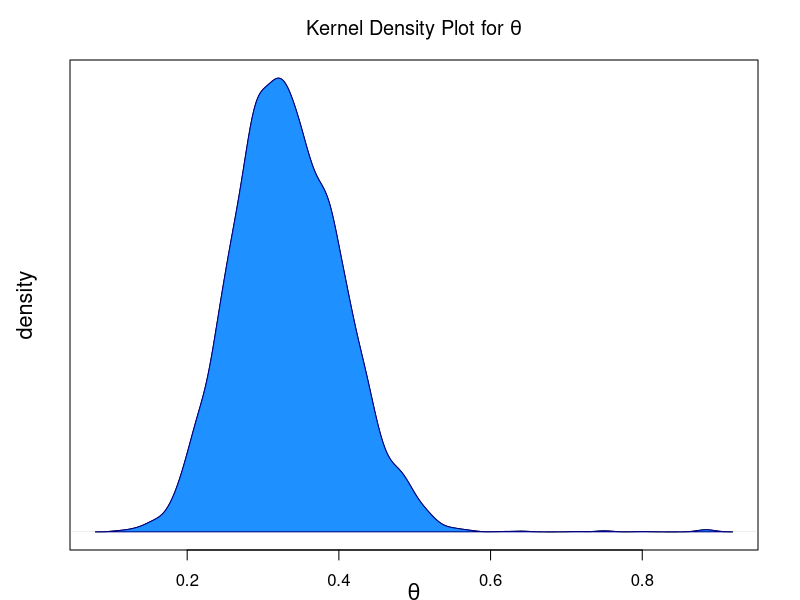
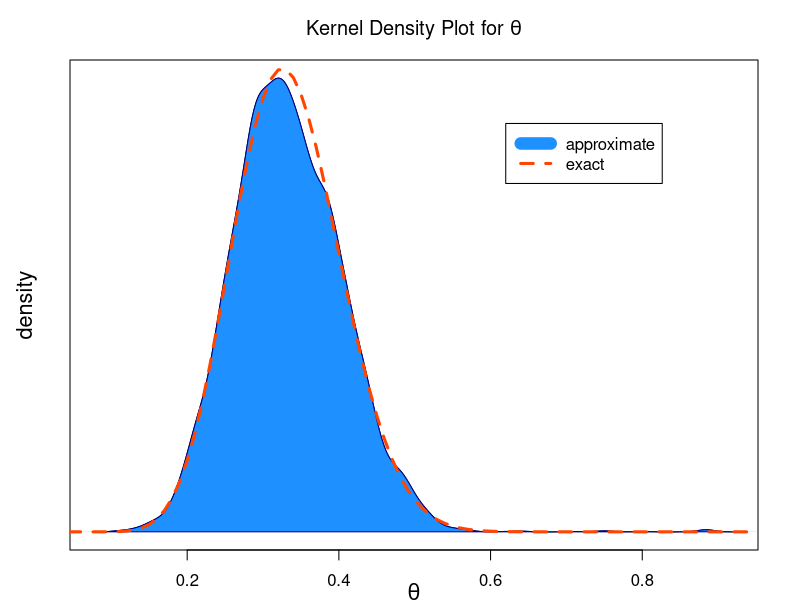
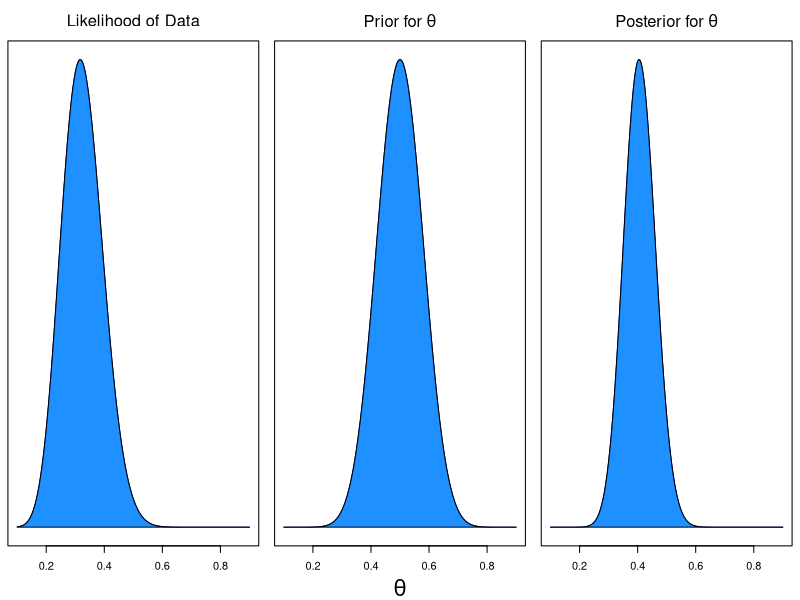
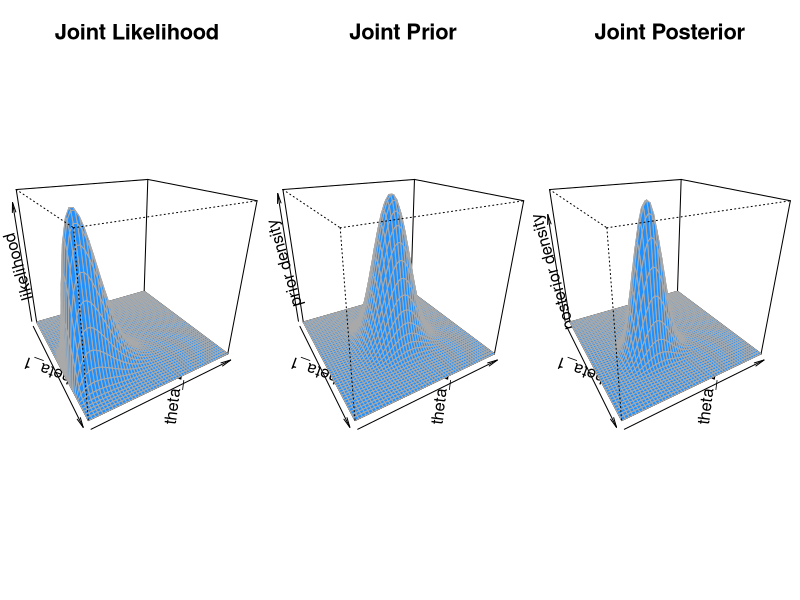
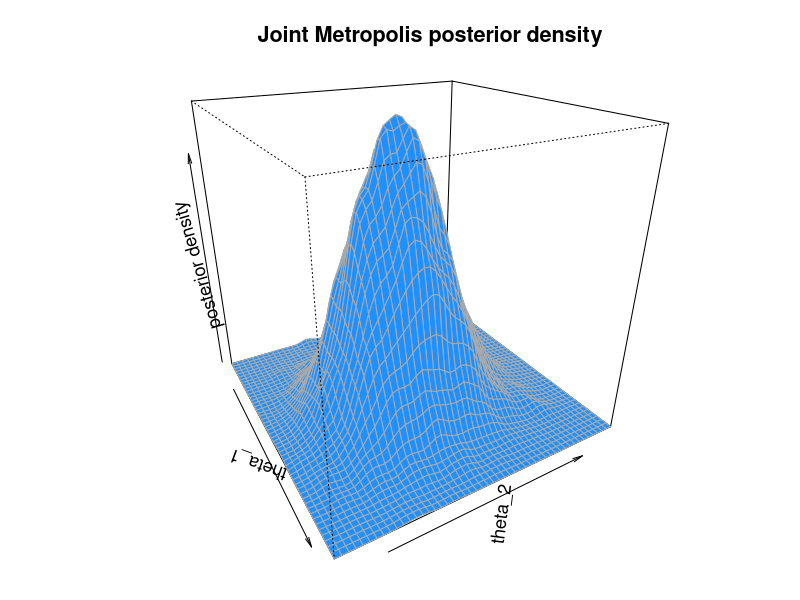
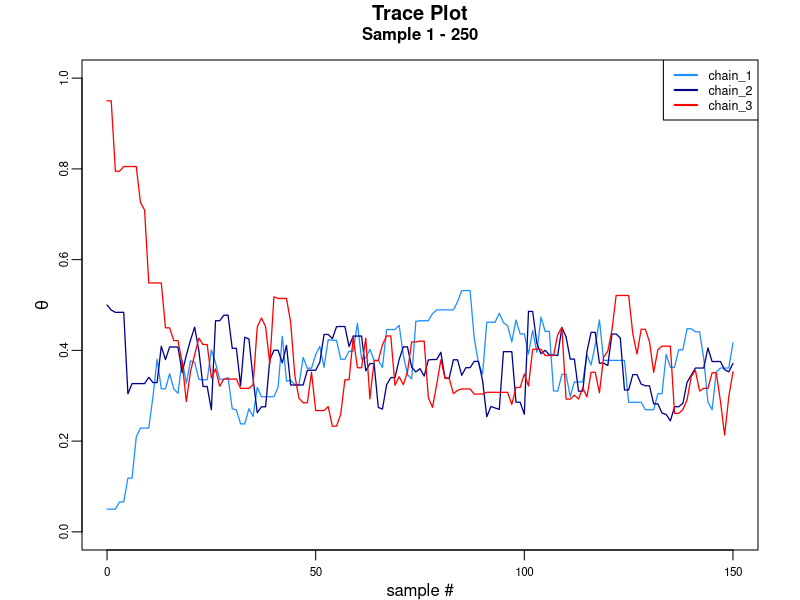
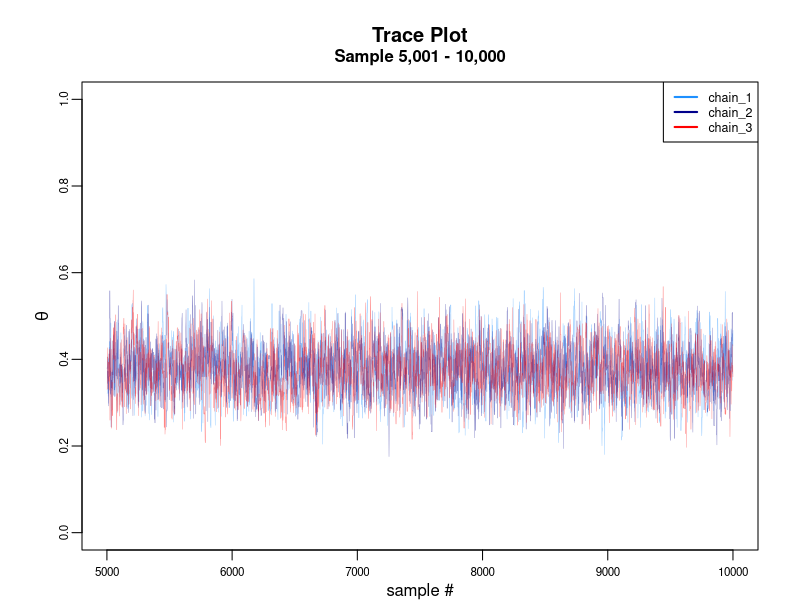
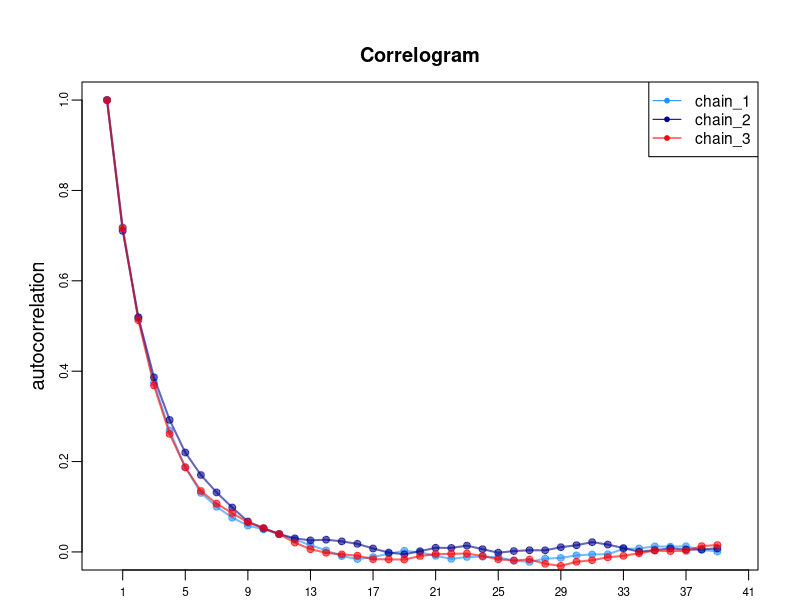

Recreate these plots in R, in order.
## ---- chunk 1
knitr::opts_chunk$set(echo = TRUE, fig.width=6.5, fig.height=5, fig.align='center', fig.pos = 'H', out.extra = '')
library(MASS)
library(knitr)
library(scales)
## ---- chunk 2
flips <- 41; heads <- 13
a <- 2; b <- 2
## ---- chunk 3
metropolis_algorithm <- function(samples, theta_seed, sd){
  
  theta_curr <- theta_seed
  posterior_thetas <- rep(NA, samples) # Create vector to store sampled parameters
  
  for (i in 1:samples){
    
    theta_prop <- rnorm(n = 1, mean = theta_curr, sd = sd) # Proposal distribution
    
    # If the proposed parameter is outside its range then set it equal to its current
    # value. Otherwise keep the proposed value
    theta_prop <- ifelse((theta_prop < 0 | theta_prop > 1), theta_curr, theta_prop)
    
    # Bayes' numerators
    posterior_prop <- dbeta(theta_prop, a, b) * dbinom(heads, flips, theta_prop)
    posterior_curr <- dbeta(theta_curr, a, b) * dbinom(heads, flips, theta_curr)
      
    # Calculate probability of accepting
    p_accept_theta_prop <- min(posterior_prop/posterior_curr, 1.0)
    
    rand_unif <- runif(n = 1)
    
    # Probabilistically accept proposed theta
    theta_select <- ifelse(p_accept_theta_prop > rand_unif, theta_prop, theta_curr)
    
    posterior_thetas[i] <- theta_select
    
    # Reset theta_curr for the next iteration of the loop
    theta_curr <- theta_select
  }
  return(posterior_thetas)
}
## ---- chunk 4
set.seed(555)
posterior_thetas <- metropolis_algorithm(samples = 10000, theta_seed = 0.9, sd = 0.05)
## ---- chunk 5
opar <- par()
par(mar=c(2.5,3.5,3,2.1), mgp = c(1.7, 1, 0))

d <- density(posterior_thetas)
plot( d
     ,main = expression(paste('Kernel Density Plot for ', theta))
     ,xlab = expression(theta)
     ,ylab = 'density'
     ,yaxt = 'n'
     ,cex.lab = 1.3
     )
polygon(d, col='dodgerblue1', border='dark blue')
## ---- chunk 6
thetas <- seq(from = 0.01, to = 1, by = 0.01)
exact_posterior <- dbeta(thetas, (a + heads), (b + flips - heads))

opar <- par()
par(mar=c(2.5,3.5,3,2.1), mgp = c(1.7, 1, 0))

d <- density(posterior_thetas)
plot( d
     ,main = expression(paste('Kernel Density Plot for ', theta))
     ,xlab = expression(theta)
     ,ylab = 'density'
     ,yaxt = 'n'
     ,cex.lab = 1.3
     )
polygon(d, col='dodgerblue1', border='dark blue')
lines(thetas, exact_posterior, col='orangered', lwd=3, lty = 'dashed')
legend(0.62, 5, c('approximate', 'exact'), lwd=c(12,3), lty = c('solid', 'dashed'), col=c('dodgerblue1', 'orangered'))
## ---- chunk 7
a <- 20; b <- 20 # Prior parameters

# Create a sequence of thetas ranging from 0.1 to 0.9 since this is where the density is
min <- 0.1; max <- 0.9
thetas <- seq(from = min, to = max, length.out = 1000)

# Pass the sequence of thetas to calculate the likelihood, prior, and  posterior
likelihood <- dbinom(heads, flips, thetas)
prior <- dbeta(thetas, a, b)
posterior <- dbeta(thetas, (a + heads), (b + flips - heads))
## ---- chunk 8
opar <- par()
cex <- 1.0 #size of points on plot
cex.main <- 1.5 #size of title
cex.lab <- 2.0 #size of labels
cex.axis <- 1.0 #size of axis values
pch <- 20 #point type
point_col <- 'dodgerblue1' #point color
line_col <- 'dark blue' #line color
type <- 'l' #type of plot. l = line, p = points, b = both
lty <- 'solid' #type of line
lwd <- 1 #line width for plotted lines
line = 1 #move up (positive) or down (negative) the title relative to the top of the plot
alph = 0.6 #transparency of points/lines. make sure `scales` library is loaded

par( mfrow=c(1,3) #rows x columns
    ,mgp=c(3,1,0) #location of labels, tick-mark labels, and tick marks relative to plot window
    ,las = 0 #orientation of tick mark labels. 0 = parallel, 1 = horizontal, 2 = perpendicular, 3 = vertical 
    ,mar=c(4,0.5,3,0.5)+0.1 #margins. goes bottom, left, top, right
    )

plot(thetas, likelihood, type = type, ylab='', xlab='', yaxt='n', col = line_col)
polygon(c(min, thetas, max), c(0, likelihood, 0), col = point_col) 
title(expression('Likelihood of Data'), cex.main = cex.main)

plot(thetas, prior, type = type, xlab=expression(theta), ylab='', cex.lab = cex.lab, yaxt='n', col = line_col)
polygon(c(min, thetas, max), c(0, prior, 0), col = point_col) 
title(expression(paste('Prior for ', theta)), cex.main = cex.main)

plot(thetas, posterior, type = type, ylab='', xlab='', yaxt='n', col = line_col)
polygon(c(min, thetas, max), c(0, posterior, 0), col = point_col) 
title(expression(paste('Posterior for ', theta)), cex.main = cex.main)
## ---- chunk 9
flips_1 <- 25; heads_1 <- 17
flips_2 <- 9; heads_2 <- 1
a <- 10; b <- 10

thetas <- seq(from = 0, to = 1.0, length.out = 50)

prior_1 <- dbeta(thetas, a, b)
prior_2 <- dbeta(thetas, a, b)

likelihood_1 <- dbinom(heads_1, flips_1, thetas)
likelihood_2 <- dbinom(heads_2, flips_2, thetas)

posterior_1 <- dbeta(thetas, (a + heads_1), (b + flips_1 - heads_1))
posterior_2 <- dbeta(thetas, (a + heads_2), (b + flips_2 - heads_2))

# Matrix of densities. Multiply (*) because of independence.
joint_prior <- outer(prior_1, prior_2, FUN='*' )
joint_likelihood <- outer(likelihood_1, likelihood_2, FUN='*')
joint_posterior <- outer(posterior_1, posterior_2, FUN = '*')
## ---- chunk 10
opar <- par()
cex <- 1.0 #size of points on plot
cex.main <- 2 #size of title
cex.lab <- 1.5 #size of labels
cex.axis <- 1.0 #size of axis values
pch <- 20 #point type
point_col <- 'dodgerblue1' #point color
line_col <- 'dark blue' #line color
border_col <- 'dark gray' #border color
type <- 'l' #type of plot. l = line, p = points, b = both
lty <- 'solid' #type of line
lwd <- 1 #line width for plotted lines
line = -3 #move up (positive) or down (negative) the title relative to the top of the plot
alph = 0.6 #transparency of points/lines. make sure `scales` library is loaded

par( mfrow=c(1,3) #rows x columns
     ,mgp=c(3,1,0) #location of labels, tick-mark labels, and tick marks relative to plot window
     ,las = 0 #orientation of tick mark labels. 0 = parallel, 1 = horizontal, 2 = perpendicular, 3 = vertical 
     ,mar=c(0,0.5,0,0) #margins. goes bottom, left, top, right
)

persp(thetas, thetas, joint_likelihood, theta=60, phi=25, col=point_col, box=T, xlab='theta_1'
      ,ylab = 'theta_2', zlab = 'likelihood', border=border_col, cex.lab = cex.lab)
title('Joint Likelihood', line = line, cex.main= cex.main)

persp(thetas, thetas, joint_prior, theta=60, phi=25, col=point_col, box=T, xlab='theta_1'
      ,ylab = 'theta_2', zlab = 'prior density', border=border_col, cex.lab=cex.lab)
title('Joint Prior', line = line, cex.main= cex.main)

persp(thetas, thetas, joint_posterior, theta=60, phi=25, col=point_col, box=T, xlab='theta_1'
      ,ylab = 'theta_2', zlab = 'posterior density', border=border_col, cex.lab = cex.lab)
title('Joint Posterior', line = line, cex.main= cex.main)

## ---- chunk 11
library(MASS) # Needed for mvrnorm() function

flips <- c(flips_1, flips_2) # Create a vector of flips
heads <- c(heads_1, heads_2) # Create a vector of heads

metropolis_algorithm_2d <- function(samples, thetas_seed, cov_mat){# 2D metropolis 
                                                                   # algorithm function
  
  thetas_curr <- thetas_seed
  posterior_thetas <- matrix(NA, nrow = samples, ncol = 2) # Create a matrix to store 
                                                           # results
  for (i in 1:samples){# Similar for loop as before in 1-D
    
    # 2-dimensional proposal distribution
    thetas_prop <- mvrnorm(n = 1, mu = thetas_curr, Sigma = cov_mat)
    
    # If any of the values in thetas_prop is not in [0, 1.0] then replace their value with
    # the same element in thetas_curr, otherwise keep their values
    thetas_prop <- mapply(function(x, y) ifelse((x > 1 | x < 0), y, x),
                          x = thetas_prop, 
                          y = thetas_curr)
    
    # Calculate Bayes' numerators
    posterior_prop <- dbeta(thetas_prop, a, b) * dbinom(heads, flips, thetas_prop)
    posterior_curr <- dbeta(thetas_curr, a, b) * dbinom(heads, flips, thetas_curr)
    
    # Accept/reject logic
    p_accept_theta_prop = pmin(posterior_prop/posterior_curr, 1.0)
    
    # Draw 2 random uniform values
    rand_unif <- runif(n = 2)
    
    # If probability of accept is greater than the random uniform then accept 
    # thetas_prop otherwise return thetas_curr
    thetas_select <- mapply(function(x, y, w, z) ifelse(x > y, w, z),
                            x = p_accept_theta_prop,
                            y = rand_unif,
                            w = thetas_prop,
                            z = thetas_curr)
    
    posterior_thetas[i, ] <- thetas_select
    
    # Reset theta_curr for the next iteration of the loop
    thetas_curr <- thetas_select
    
  }
  return(posterior_thetas)
}

# Call the function
set.seed(225)
posterior_thetas_2d <- metropolis_algorithm_2d(20000, thetas_seed = c(0.5, 0.5)
                                               ,cov_mat = matrix(c(0.05^2, 0, 0, 0.05^2)
                                                                 ,ncol=2))
## ---- chunk 12

opar <- par()
cex <- 1.0 #size of points on plot
cex.main <- 1.3 #size of title
cex.lab <- 1.1 #size of labels
cex.axis <- 1.0 #size of axis values
pch <- 20 #point type
point_col <- 'dodgerblue1' #point color
line_col <- 'dark blue' #line color
border_col <- 'dark gray' #border color
type <- 'l' #type of plot. l = line, p = points, b = both
lty <- 'solid' #type of line
lwd <- 1 #line width for plotted lines
line = 1 #move up (positive) or down (negative) the title relative to the top of the plot
alph = 0.6 #transparency of points/lines. make sure `scales` library is loaded

par( mfrow=c(1,1) #rows x columns
     ,mgp=c(3,1,0) #location of labels, tick-mark labels, and tick marks relative to plot window
     ,las = 0 #orientation of tick mark labels. 0 = parallel, 1 = horizontal, 2 = perpendicular, 3 = vertical
     ,mar=c(1,4,3,1)+0.1 #margins. goes bottom, left, top, right
)

post_dens <- kde2d(posterior_thetas_2d[,1], posterior_thetas_2d[,2], n=50)

persp(post_dens, theta=60, phi=25, col=point_col, box=T, xlab = 'theta_1'
      ,ylab = 'theta_2', zlab = 'posterior density', border=border_col, cex.lab=cex.lab)

title('Joint Metropolis posterior density', line = line, cex.main= cex.main)
## ---- chunk 13
set.seed(481) # For reproducibility
warmup<- seq(5000) # 1,2,...,5000
posterior_thetas_2d_post_warmup <- posterior_thetas_2d[-warmup, ] # Remove warmup period

n <- nrow(posterior_thetas_2d_post_warmup) # Number of samples to draw from the exact
                                           # marginal posterior distributions. We set this
                                           # equal to the number of samples post warmup

exact_theta_1 <- rbeta(n, (a + heads_1), (b + flips_1 - heads_1)) # Random sample from the
                                                                  # first marginal
exact_theta_2 <- rbeta(n, (a + heads_2), (b + flips_2 - heads_2)) # Random sample from the
                                                                  # second marginal

apprx_theta_1 <- posterior_thetas_2d_post_warmup[ ,1]
apprx_theta_2 <- posterior_thetas_2d_post_warmup[ ,2]

# Combine into a matrix so that we can apply the quantile() function to each column of the
# matrix with one function call
matrx_thetas <- cbind(exact_theta_1, apprx_theta_1, exact_theta_2, apprx_theta_2)

# Let's look at the 2.5th, 5th, 25th, median, 75th, 95th, and 97.5th quantile
quant_thetas <- apply(matrx_thetas, MARGIN = 2, FUN = quantile, c(0.025,0.05, 0.25, 0.5
                                                                  ,0.75, 0.95, 0.975))
## ---- chunk 14
library(knitr)
kable(quant_thetas, digits = 3, format='pandoc', align=rep('c',4), caption = 'Quantiles of Posterior Distributions')
## ---- chunk 15
#HMC Function that is called to produce Figures 8, 9, and 10
potential_grad <- function(x, sd) x/sd^2

HMC = function (posterior_fun, grad_posterior_fun, epsilon, L, theta_seed,
                prop_sd, target_sd)
{
  theta = theta_seed
  phi = rnorm(length(theta),0, prop_sd) # independent standard normal variates
  current_phi = phi
  # Make a half step for momentum at the beginning
  phi = phi - epsilon * grad_posterior_fun(theta, target_sd) / 2
  # Alternate full steps for position and momentum
  theta_res <- rep(NA, L)
  for (i in 1:L)
  {
    theta_res[i] = theta
    # Make a full step for the position
    theta = theta + epsilon * phi/prop_sd
    # Make a full step for the momentum, except at end of trajectory
    if (i!=L) phi = phi - epsilon * grad_posterior_fun(theta, target_sd)
  }
  # Make a half step for momentum at the end.
  phi = phi - epsilon * grad_posterior_fun(theta, target_sd) / 2
  # Negate momentum at end of trajectory to make the proposal symmetric
  phi = -phi
  # Evaluate potential and kinetic energies at start and end of trajectory
  current_posterior = posterior_fun(theta_seed)
  current_K = sum(current_phi^2) / 2
  proposed_posterior = posterior_fun(theta)
  proposed_K = sum(phi^2) / 2
  
  p = exp(current_posterior - proposed_posterior + current_K - proposed_K)
  return(theta_res)
}
## ---- chunk 16
# Define our metropolis sampling process
samples <- 10000
theta_seeds <- c(0.05, 0.50, 0.95)
sd <- 0.075 

flips <- 41; heads <- 13 # data

a <- 10; b <- 10 # prior beta distribution parameters

set.seed(124)
chains <- mapply(metropolis_algorithm, samples = samples, theta_seed = theta_seeds
                 ,sd = sd)
## ---- chunk 17
opar <- par()
cex <- 1 #size of points and line
cex.mains <- c(1.2, 1.0) #size of title
cex.lab <- 1.0 #size of labels
cex.axis <- 0.7 #size of axis values
line_cols <- c('dodgerblue1', 'dark blue', 'red')
lwd <- 1.25 #line width for plotted lines
lines = c(2,1) # #move up (positive) or down (negative) the title relative to the top of the plot
a = 1 #transparency of points/lines. make sure `scales` library is loaded

start <- 1
stop <- 150
par(mfrow=c(1,1), mar=c(2.5,4.1,3,2.1), mgp=c(1.5,0.5,0))

plot(0:stop, c(theta_seeds[1], chains[,1][start:stop]), type='l', col = alpha(line_cols[1], a),
     ylim=c(0,1), lwd=lwd, xlab='sample #', ylab = expression(theta),cex.axis = cex.axis,
     cex.lab = cex.lab)
lines(0:stop, c(theta_seeds[2], chains[,2][start:stop]), col = alpha(line_cols[2], a),
      lwd=lwd)
lines(0:stop, c(theta_seeds[3], chains[,3][start:stop]), col= alpha(line_cols[3], a),
      lwd = lwd)
title('Trace Plot', cex.main = cex.mains[1], line = lines[1])
title('Sample 1 - 250', cex.main = cex.mains[2], line = lines[2])
legend('topright', c('chain_1', 'chain_2', 'chain_3'), col=line_cols, lwd=rep(2,3)
       ,cex = cex*3/4)
## ---- chunk 18
opar <- par()
cex <- 0.75 #size of points and line
cex.mains <- c(1.2, 1.0) #size of title
cex.lab <- 1.0 #size of labels
cex.axis <- 0.7 #size of axis values
line_cols <- c('dodgerblue1', 'dark blue', 'red')
lwd <- 0.4 #line width for plotted lines
lines = c(2,1) #move up (positive) or down (negative) the title relative to the top of the plot
a = 0.5 #transparency of points/lines. make sure `scales` library is loaded

start <- 5001
stop <- 10000
par(mfrow=c(1,1), mar=c(2.5,4.1,4.1,2.1), mgp=c(1.5,0.5,0))

plot(start:stop, chains[,1][start:stop], type='l', col = alpha(line_cols[1], a),
     ylim=c(0,1.0), lwd=lwd ,xlab='sample #', ylab = expression(theta), 
     cex.axis = cex.axis, cex.lab = cex.lab)
lines(start:stop, chains[,2][start:stop], col = alpha(line_cols[2], a), lwd=lwd)
lines(start:stop, chains[,3][start:stop], col= alpha(line_cols[3], a), lwd = lwd)
title('Trace Plot', cex.main = cex.mains[1], line = lines[1])
title('Sample 5,001 - 10,000', cex.main = cex.mains[2], line = lines[2])
legend('topright', c('chain_1', 'chain_2', 'chain_3'), col=line_cols, lwd=rep(2,3)
       ,cex = cex)
## ---- chunk 19
warmup <- seq(100) # Conservatively set the warmup period. We discard these samples from
                    # our correlogram

# Remove warmup samples
chains_post_warmup <- chains[-warmup, ]

# Apply the acf() across each column (margin 2) of the chains_post_warmup matrix
acfs <- apply(chains_post_warmup, MARGIN = 2, FUN = acf, plot=FALSE)
## ---- chunk 20
opar <- par()
pch <- 20
cex <- 1.4 #size of points and line
cex.main <- 1.2 #size of title
cex.lab <- 1.2 #size of labels
cex.axis <- 0.7 #size of axis values
cols <- c('dodgerblue1', 'dark blue', 'red')
lwd <- 2 #line width for plotted lines
lines = -1 #move up (positive) or down (negative) the title relative to the top of the plot
a = 0.6 #transparency of points/lines. make sure `scales` library is loaded

par(mfrow=c(1,1), mar=c(1.5,4.1,4.1,2.1), mgp=c(1.7,0.5,0))


x <- acfs[[1]]$lag
plot(1, type="n", xlab="lag", ylab="autocorrelation", xlim=c(0, length(x)), ylim=c(0, 1)
     ,cex.lab = cex.lab, cex.axis = cex.axis, xaxp = c(1, 41, 10))
title('Correlogram', line = line, cex.main = cex.main)
legend('topright', c('chain_1', 'chain_2', 'chain_3'), col=cols, lwd=rep(1,3)
       ,cex = cex*2/3, pch = pch)

for (i in 1:3){
  y <- acfs[[i]]$acf
  points(x, y, col= alpha(cols[i], a), pch = pch, cex=cex)
  lines(x, y, col = alpha(cols[i], a), lwd = lwd, cex=cex)
}
## ---- chunk 21
# Index into the first chain
chain1_post_warmup <- chains_post_warmup[, 1]
n <- length(chain1_post_warmup)

acf_1 <- acf(chain1_post_warmup, plot=FALSE, lag.max = 1000)[[1]] # Grab the
                                                                  # autocorrelations at
                                                                  # each lag

# Loop through each consecutive sum of autocorrelations while the sums are non-negative. 
# The resulting t is our terminal point
acf_sums <- 999 # Initialize to be a positive number
t <- 1
while (acf_sums >= 0){
  t <- t + 1
  acf_sums <- acf_1[t - 1] + acf_1[t]
}

# Compute the denominator. The sum of the acf_1 vector is from the 2nd element to element 
# t because the second element is the first lag, k = 1
denominator <- 1 + 2*sum(acf_1[2:t]) 

# Compute an approximation of the effective number of samples, n_eff
n_eff <- n / denominator
## ---- chunk 22
h = 5 # Thin our chain by keeping only 1 out of every 5 samples
n <- length(chain1_post_warmup)
keep_seq <- seq(1, n, h) # Sequence of integers that represent the indices of the chain
                         # we will keep
chain1_post_warmup_thin <- chain1_post_warmup[keep_seq]

thin_n <- length(chain1_post_warmup_thin)

# Extract autocorrelations at each lag
acf_1_thin <- acf(chain1_post_warmup_thin, plot=FALSE, lag.max = thin_n/5)[[1]]

acf_sums <- 999
t <- 1
while (acf_sums >= 0){
  t <- t + 1
  acf_sums <- acf_1_thin[t - 1] + acf_1_thin[t]
}

thin_denominator <- 1 + 2*sum(acf_1_thin[2:t])
thin_n_eff <- thin_n / thin_denominator
## ---- chunk 23
# Helper function to split the chains in half
split_chain <- function(x){
  len <- length(x)
  split_x <- split(x, seq_along(x) <= len/2)
  return(split_x)
}

compute_Rhat <- function(chains){# Function to compute Gelman-Rubin Diagnostic
  
  chains_split <- unlist(apply(chains, MARGIN = 2, FUN = split_chain)
                         , recursive = FALSE) # Split chains in half

  n <- length(chains_split[[1]]) # Get number of samples in a split chain
  
  Ws <- sapply(chains_split, var) # Compute the variance of each chain. These are the 
                                  # components of W
  W <- mean(Ws) # Take the mean of the components of W. This is W
  
  chain_means <- sapply(chains_split, mean) # Compute the mean of each chain
  
  B <- var(chain_means) # Compute the variance of the chain means to get B
  
  V <- (n-1)/n * W + B
  
  Rhat <- sqrt(V / W)
  
  return(Rhat)
}
## ---- chunk 24
# Create a sequence of terminal number of samples. We will compute Gelman-Rubin
# after 10 samples, 60 samples, 110 samples,...,total_n samples
total_n <- nrow(chains_post_warmup)
terminal_n <- seq(from = 10, to = total_n, by = 50)

# Helper function that will be called in the subsequent loop to limit the chain size to
# `n` samples
truncate_chain <- function(chain, n){
  new_chain <- chain[1:n]
  return(new_chain)
}

Rhats <- rep(0, length(terminal_n)) # Create vector of 0's to store results 

# Loop through each terminal_n by truncating the chains at the value of n and then calling
# the compute_Rhat function. Store the results in the Rhats vector that we initialized 
# above
i <- 1
for (n in terminal_n){
  truncated_chains <- apply(chains_post_warmup, MARGIN = 2, FUN = truncate_chain, n)
  Rhats[i] <- compute_Rhat(truncated_chains)
  i <- i + 1
}
## ---- chunk 25
opar <- par()
cex <- 1.3
cex.main <- 1.2 #size of title
cex.lab <- 1.2 #size of labels
cex.axis <- 0.7 #size of axis values
pch <- 20
point_col <- 'dodgerblue1'
line_col <- 'dodgerblue1'
lty <- 'solid'
lwd <- 1 #line width for plotted lines
line = 1 #move up (positive) or down (negative) the title relative to the top of the plot
a = 0.6 #transparency of points/lines. make sure `scales` library is loaded

par(mfrow=c(1,1), mar=c(3.1,4.1,4.1,2.1), mgp=c(1.7,0.5,0))

plot(terminal_n, Rhats, xlab = 'number of samples', ylab = expression(hat(R))
     ,cex = cex, cex.lab = cex.lab, cex.axis = cex.axis, col = point_col, pch = pch)
lines(terminal_n, Rhats, lty = lty, col = line_col, lwd = lwd)
title('Gelman-Rubin Convergence Diagnostic', cex.main = cex.main, line = line)
## ---- chunk 26
# We'll provide two ways to do this. The first might be more intuitive to some readers as 
# it better illustrates what we're actually doing. The second way is less code but perhaps
# a bit more opaque

# Intuitive way
compute_accRate_intuitive <- function(chain){
  n <- length(chain) # Number of samples
  chain_front <- chain[-n] # Create a chain with element 1,2,3,..,n-1
  chain_back <- chain[-1] # Create a chain with element 2,3,4,...n
  accepts <- sum(chain_front != chain_back) # Count how many successive elements are 
                                            # different from the next element
  acceptance_rate = accepts / (n - 1) # We subtract 1 because we could only make (n-1) 
                                      # comparisons
  return(acceptance_rate)
}

# Opaque way. Employs R's unique() function which keeps only unique elements in a vector
compute_accRate_opaque <- function(chain){
  n <- length(chain)
  acceptance_rate = (length(unique(chain)) - 1) / (n - 1) # Subtract 1 from numerator
                                                          # because the first theta will
                                                          # always get counted as a unique
                                                          # value
  return (acceptance_rate)
}

# Apply both functions to our matrix of chains. Results should be equivalent
acceptance_rate_intuitive <- apply(chains_post_warmup, MARGIN = 2, 
                                   FUN = compute_accRate_intuitive)

acceptance_rate_opaque <- apply(chains_post_warmup, MARGIN = 2, 
                                   FUN = compute_accRate_opaque)
